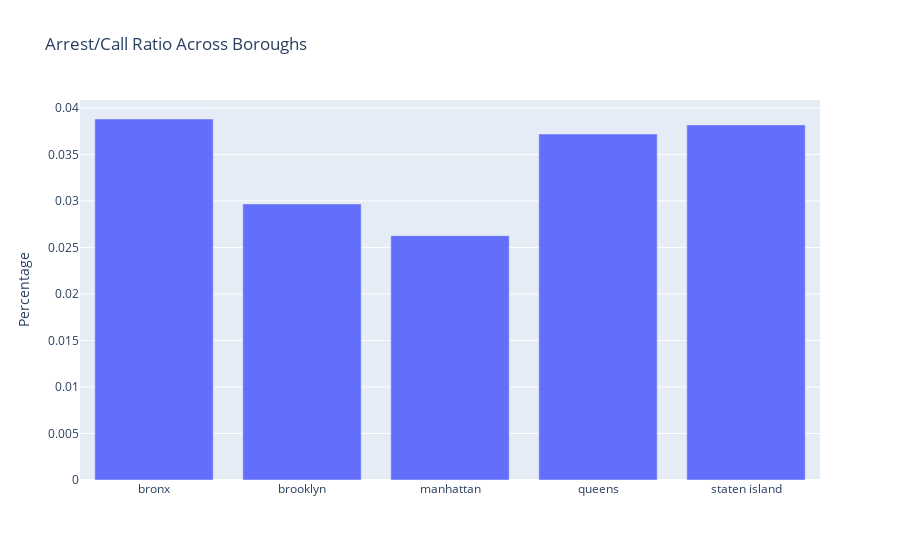

The cell this chart's notebook holds for it:
### Code cell
fig = px.bar(ratio_2023, 
              x = 'boro', 
              y = 'arrest_call_ratio', 
              title = 'Arrest/Call Ratio Across Boroughs', 
            labels={'arrest_call_ratio': "Percentage", 'boro': ""})

fig.show()

### Figure 1 — Plotly figure (JSON) as saved in the notebook; plotly's stock layout.template omitted (floating-point values rounded to 4 significant figures)
{"data": [{"alignmentgroup": "True", "hovertemplate": "=%{x}<br>Percentage=%{y}<extra></extra>", "legendgroup": "", "marker": {"color": "#636efa", "pattern": {"shape": ""}}, "name": "", "offsetgroup": "", "orientation": "v", "showlegend": false, "textposition": "auto", "type": "bar", "x": ["bronx", "brooklyn", "manhattan", "queens", "staten island"], "xaxis": "x", "y": [0.03881, 0.02968, 0.02627, 0.03719, 0.03817], "yaxis": "y"}], "layout": {"barmode": "relative", "legend": {"tracegroupgap": 0}, "title": {"text": "Arrest/Call Ratio Across Boroughs"}, "xaxis": {"anchor": "y", "domain": [0, 1], "title": {"text": ""}}, "yaxis": {"anchor": "x", "domain": [0, 1], "title": {"text": "Percentage"}}}}
